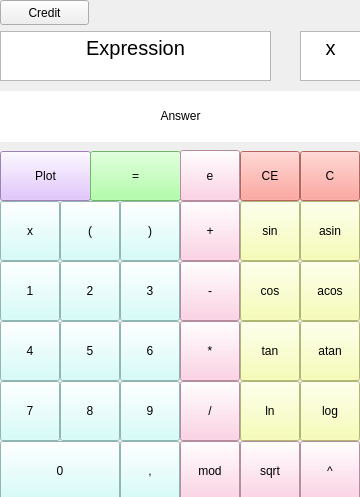
<?xml version="1.0" encoding="UTF-8"?>
<ui version="4.0">
 <class>MainWindow</class>
 <widget class="QMainWindow" name="MainWindow">
  <property name="geometry">
   <rect>
    <x>0</x>
    <y>0</y>
    <width>360</width>
    <height>497</height>
   </rect>
  </property>
  <property name="windowTitle">
   <string>MainWindow</string>
  </property>
  <widget class="QWidget" name="centralwidget">
   <widget class="QPushButton" name="pushButton_left_bracket">
    <property name="enabled">
     <bool>true</bool>
    </property>
    <property name="geometry">
     <rect>
      <x>60</x>
      <y>201</y>
      <width>60</width>
      <height>60</height>
     </rect>
    </property>
    <property name="minimumSize">
     <size>
      <width>60</width>
      <height>0</height>
     </size>
    </property>
    <property name="styleSheet">
     <string notr="true">background-color: rgb(202, 255, 251);
font: 75 20pt &quot;Ubuntu Mono&quot;;</string>
    </property>
    <property name="text">
     <string>(</string>
    </property>
   </widget>
   <widget class="QPushButton" name="pushButton_right_bracket">
    <property name="enabled">
     <bool>true</bool>
    </property>
    <property name="geometry">
     <rect>
      <x>120</x>
      <y>201</y>
      <width>60</width>
      <height>60</height>
     </rect>
    </property>
    <property name="minimumSize">
     <size>
      <width>60</width>
      <height>0</height>
     </size>
    </property>
    <property name="styleSheet">
     <string notr="true">background-color: rgb(202, 255, 251);
font: 75 20pt &quot;Ubuntu Mono&quot;;</string>
    </property>
    <property name="text">
     <string>)</string>
    </property>
   </widget>
   <widget class="QPushButton" name="pushButton_C">
    <property name="enabled">
     <bool>true</bool>
    </property>
    <property name="geometry">
     <rect>
      <x>300</x>
      <y>151</y>
      <width>60</width>
      <height>50</height>
     </rect>
    </property>
    <property name="minimumSize">
     <size>
      <width>50</width>
      <height>0</height>
     </size>
    </property>
    <property name="styleSheet">
     <string notr="true">font: 75 20pt &quot;Ubuntu Mono&quot;;
background-color: rgb(255, 141, 131);</string>
    </property>
    <property name="text">
     <string>C</string>
    </property>
   </widget>
   <widget class="QPushButton" name="pushButton_1">
    <property name="enabled">
     <bool>true</bool>
    </property>
    <property name="geometry">
     <rect>
      <x>0</x>
      <y>261</y>
      <width>60</width>
      <height>60</height>
     </rect>
    </property>
    <property name="minimumSize">
     <size>
      <width>60</width>
      <height>0</height>
     </size>
    </property>
    <property name="styleSheet">
     <string notr="true">background-color: rgb(202, 255, 251);
font: 75 20pt &quot;Ubuntu Mono&quot;;</string>
    </property>
    <property name="text">
     <string>1</string>
    </property>
   </widget>
   <widget class="QPushButton" name="pushButton_2">
    <property name="enabled">
     <bool>true</bool>
    </property>
    <property name="geometry">
     <rect>
      <x>60</x>
      <y>261</y>
      <width>60</width>
      <height>60</height>
     </rect>
    </property>
    <property name="minimumSize">
     <size>
      <width>60</width>
      <height>0</height>
     </size>
    </property>
    <property name="palette">
     <palette>
      <active>
       <colorrole role="Button">
        <brush brushstyle="SolidPattern">
         <color alpha="255">
          <red>202</red>
          <green>255</green>
          <blue>251</blue>
         </color>
        </brush>
       </colorrole>
       <colorrole role="Base">
        <brush brushstyle="SolidPattern">
         <color alpha="255">
          <red>202</red>
          <green>255</green>
          <blue>251</blue>
         </color>
        </brush>
       </colorrole>
       <colorrole role="Window">
        <brush brushstyle="SolidPattern">
         <color alpha="255">
          <red>202</red>
          <green>255</green>
          <blue>251</blue>
         </color>
        </brush>
       </colorrole>
      </active>
      <inactive>
       <colorrole role="Button">
        <brush brushstyle="SolidPattern">
         <color alpha="255">
          <red>202</red>
          <green>255</green>
          <blue>251</blue>
         </color>
        </brush>
       </colorrole>
       <colorrole role="Base">
        <brush brushstyle="SolidPattern">
         <color alpha="255">
          <red>202</red>
          <green>255</green>
          <blue>251</blue>
         </color>
        </brush>
       </colorrole>
       <colorrole role="Window">
        <brush brushstyle="SolidPattern">
         <color alpha="255">
          <red>202</red>
          <green>255</green>
          <blue>251</blue>
         </color>
        </brush>
       </colorrole>
      </inactive>
      <disabled>
       <colorrole role="Button">
        <brush brushstyle="SolidPattern">
         <color alpha="255">
          <red>202</red>
          <green>255</green>
          <blue>251</blue>
         </color>
        </brush>
       </colorrole>
       <colorrole role="Base">
        <brush brushstyle="SolidPattern">
         <color alpha="255">
          <red>202</red>
          <green>255</green>
          <blue>251</blue>
         </color>
        </brush>
       </colorrole>
       <colorrole role="Window">
        <brush brushstyle="SolidPattern">
         <color alpha="255">
          <red>202</red>
          <green>255</green>
          <blue>251</blue>
         </color>
        </brush>
       </colorrole>
      </disabled>
     </palette>
    </property>
    <property name="styleSheet">
     <string notr="true">background-color: rgb(202, 255, 251);
font: 75 20pt &quot;Ubuntu Mono&quot;;</string>
    </property>
    <property name="text">
     <string>2</string>
    </property>
   </widget>
   <widget class="QPushButton" name="pushButton_3">
    <property name="enabled">
     <bool>true</bool>
    </property>
    <property name="geometry">
     <rect>
      <x>120</x>
      <y>261</y>
      <width>60</width>
      <height>60</height>
     </rect>
    </property>
    <property name="minimumSize">
     <size>
      <width>60</width>
      <height>0</height>
     </size>
    </property>
    <property name="styleSheet">
     <string notr="true">background-color: rgb(202, 255, 251);
font: 75 20pt &quot;Ubuntu Mono&quot;;</string>
    </property>
    <property name="text">
     <string>3</string>
    </property>
   </widget>
   <widget class="QPushButton" name="pushButton_4">
    <property name="enabled">
     <bool>true</bool>
    </property>
    <property name="geometry">
     <rect>
      <x>0</x>
      <y>321</y>
      <width>60</width>
      <height>60</height>
     </rect>
    </property>
    <property name="minimumSize">
     <size>
      <width>60</width>
      <height>0</height>
     </size>
    </property>
    <property name="styleSheet">
     <string notr="true">background-color: rgb(202, 255, 251);
font: 75 20pt &quot;Ubuntu Mono&quot;;


</string>
    </property>
    <property name="text">
     <string>4</string>
    </property>
   </widget>
   <widget class="QPushButton" name="pushButton_5">
    <property name="enabled">
     <bool>true</bool>
    </property>
    <property name="geometry">
     <rect>
      <x>60</x>
      <y>321</y>
      <width>60</width>
      <height>60</height>
     </rect>
    </property>
    <property name="minimumSize">
     <size>
      <width>60</width>
      <height>0</height>
     </size>
    </property>
    <property name="styleSheet">
     <string notr="true">background-color: rgb(202, 255, 251);
font: 75 20pt &quot;Ubuntu Mono&quot;;</string>
    </property>
    <property name="text">
     <string>5</string>
    </property>
   </widget>
   <widget class="QPushButton" name="pushButton_6">
    <property name="enabled">
     <bool>true</bool>
    </property>
    <property name="geometry">
     <rect>
      <x>120</x>
      <y>321</y>
      <width>60</width>
      <height>60</height>
     </rect>
    </property>
    <property name="minimumSize">
     <size>
      <width>60</width>
      <height>0</height>
     </size>
    </property>
    <property name="styleSheet">
     <string notr="true">font: 75 20pt &quot;Ubuntu Mono&quot;;
background-color: rgb(202, 255, 251);</string>
    </property>
    <property name="text">
     <string>6</string>
    </property>
   </widget>
   <widget class="QPushButton" name="pushButton_7">
    <property name="enabled">
     <bool>true</bool>
    </property>
    <property name="geometry">
     <rect>
      <x>0</x>
      <y>381</y>
      <width>60</width>
      <height>60</height>
     </rect>
    </property>
    <property name="minimumSize">
     <size>
      <width>60</width>
      <height>0</height>
     </size>
    </property>
    <property name="styleSheet">
     <string notr="true">background-color: rgb(202, 255, 251);
font: 75 20pt &quot;Ubuntu Mono&quot;;</string>
    </property>
    <property name="text">
     <string>7</string>
    </property>
   </widget>
   <widget class="QPushButton" name="pushButton_8">
    <property name="enabled">
     <bool>true</bool>
    </property>
    <property name="geometry">
     <rect>
      <x>60</x>
      <y>381</y>
      <width>60</width>
      <height>60</height>
     </rect>
    </property>
    <property name="minimumSize">
     <size>
      <width>60</width>
      <height>0</height>
     </size>
    </property>
    <property name="styleSheet">
     <string notr="true">background-color: rgb(202, 255, 251);
font: 75 20pt &quot;Ubuntu Mono&quot;;</string>
    </property>
    <property name="text">
     <string>8</string>
    </property>
   </widget>
   <widget class="QPushButton" name="pushButton_9">
    <property name="enabled">
     <bool>true</bool>
    </property>
    <property name="geometry">
     <rect>
      <x>120</x>
      <y>381</y>
      <width>60</width>
      <height>60</height>
     </rect>
    </property>
    <property name="minimumSize">
     <size>
      <width>60</width>
      <height>0</height>
     </size>
    </property>
    <property name="styleSheet">
     <string notr="true">background-color: rgb(202, 255, 251);
font: 75 20pt &quot;Ubuntu Mono&quot;;</string>
    </property>
    <property name="text">
     <string>9</string>
    </property>
   </widget>
   <widget class="QPushButton" name="pushButton_0">
    <property name="enabled">
     <bool>true</bool>
    </property>
    <property name="geometry">
     <rect>
      <x>0</x>
      <y>441</y>
      <width>120</width>
      <height>60</height>
     </rect>
    </property>
    <property name="minimumSize">
     <size>
      <width>60</width>
      <height>0</height>
     </size>
    </property>
    <property name="styleSheet">
     <string notr="true">background-color: rgb(202, 255, 251);
font: 75 20pt &quot;Ubuntu Mono&quot;;</string>
    </property>
    <property name="text">
     <string>0</string>
    </property>
   </widget>
   <widget class="QPushButton" name="pushButton_dot">
    <property name="enabled">
     <bool>true</bool>
    </property>
    <property name="geometry">
     <rect>
      <x>120</x>
      <y>441</y>
      <width>60</width>
      <height>60</height>
     </rect>
    </property>
    <property name="minimumSize">
     <size>
      <width>60</width>
      <height>0</height>
     </size>
    </property>
    <property name="styleSheet">
     <string notr="true">background-color: rgb(202, 255, 251);
font: 75 20pt &quot;Ubuntu Mono&quot;;</string>
    </property>
    <property name="text">
     <string>,</string>
    </property>
   </widget>
   <widget class="QPushButton" name="pushButton_plus">
    <property name="enabled">
     <bool>true</bool>
    </property>
    <property name="geometry">
     <rect>
      <x>180</x>
      <y>201</y>
      <width>60</width>
      <height>60</height>
     </rect>
    </property>
    <property name="minimumSize">
     <size>
      <width>60</width>
      <height>0</height>
     </size>
    </property>
    <property name="styleSheet">
     <string notr="true">font: 75 20pt &quot;Ubuntu Mono&quot;;
background-color: rgb(255, 197, 222);</string>
    </property>
    <property name="text">
     <string>+</string>
    </property>
   </widget>
   <widget class="QPushButton" name="pushButton_minus">
    <property name="enabled">
     <bool>true</bool>
    </property>
    <property name="geometry">
     <rect>
      <x>180</x>
      <y>261</y>
      <width>60</width>
      <height>60</height>
     </rect>
    </property>
    <property name="minimumSize">
     <size>
      <width>60</width>
      <height>0</height>
     </size>
    </property>
    <property name="styleSheet">
     <string notr="true">background-color: rgb(255, 197, 222);
font: 75 20pt &quot;Ubuntu Mono&quot;;</string>
    </property>
    <property name="text">
     <string>-</string>
    </property>
   </widget>
   <widget class="QPushButton" name="pushButton_mul">
    <property name="enabled">
     <bool>true</bool>
    </property>
    <property name="geometry">
     <rect>
      <x>180</x>
      <y>321</y>
      <width>60</width>
      <height>60</height>
     </rect>
    </property>
    <property name="minimumSize">
     <size>
      <width>60</width>
      <height>0</height>
     </size>
    </property>
    <property name="styleSheet">
     <string notr="true">background-color: rgb(255, 197, 222);
font: 75 20pt &quot;Ubuntu Mono&quot;;</string>
    </property>
    <property name="text">
     <string>*</string>
    </property>
   </widget>
   <widget class="QPushButton" name="pushButton_div">
    <property name="enabled">
     <bool>true</bool>
    </property>
    <property name="geometry">
     <rect>
      <x>180</x>
      <y>381</y>
      <width>60</width>
      <height>60</height>
     </rect>
    </property>
    <property name="minimumSize">
     <size>
      <width>60</width>
      <height>0</height>
     </size>
    </property>
    <property name="styleSheet">
     <string notr="true">background-color: rgb(255, 197, 222);
font: 75 20pt &quot;Ubuntu Mono&quot;;</string>
    </property>
    <property name="text">
     <string>/</string>
    </property>
   </widget>
   <widget class="QPushButton" name="pushButton_mod">
    <property name="enabled">
     <bool>true</bool>
    </property>
    <property name="geometry">
     <rect>
      <x>180</x>
      <y>441</y>
      <width>60</width>
      <height>60</height>
     </rect>
    </property>
    <property name="minimumSize">
     <size>
      <width>60</width>
      <height>0</height>
     </size>
    </property>
    <property name="styleSheet">
     <string notr="true">background-color: rgb(255, 197, 222);
font: 75 20pt &quot;Ubuntu Mono&quot;;</string>
    </property>
    <property name="text">
     <string>mod</string>
    </property>
   </widget>
   <widget class="QPushButton" name="pushButton_tan">
    <property name="enabled">
     <bool>true</bool>
    </property>
    <property name="geometry">
     <rect>
      <x>240</x>
      <y>321</y>
      <width>60</width>
      <height>60</height>
     </rect>
    </property>
    <property name="minimumSize">
     <size>
      <width>60</width>
      <height>0</height>
     </size>
    </property>
    <property name="styleSheet">
     <string notr="true">font: 75 20pt &quot;Ubuntu Mono&quot;;
background-color: rgb(247, 255, 162);</string>
    </property>
    <property name="text">
     <string>tan</string>
    </property>
   </widget>
   <widget class="QPushButton" name="pushButton_ln">
    <property name="enabled">
     <bool>true</bool>
    </property>
    <property name="geometry">
     <rect>
      <x>240</x>
      <y>381</y>
      <width>60</width>
      <height>60</height>
     </rect>
    </property>
    <property name="minimumSize">
     <size>
      <width>60</width>
      <height>0</height>
     </size>
    </property>
    <property name="styleSheet">
     <string notr="true">font: 75 20pt &quot;Ubuntu Mono&quot;;
background-color: rgb(247, 255, 162);</string>
    </property>
    <property name="text">
     <string>ln</string>
    </property>
   </widget>
   <widget class="QPushButton" name="pushButton_sin">
    <property name="enabled">
     <bool>true</bool>
    </property>
    <property name="geometry">
     <rect>
      <x>240</x>
      <y>201</y>
      <width>60</width>
      <height>60</height>
     </rect>
    </property>
    <property name="minimumSize">
     <size>
      <width>60</width>
      <height>0</height>
     </size>
    </property>
    <property name="styleSheet">
     <string notr="true">font: 75 20pt &quot;Ubuntu Mono&quot;;
background-color: rgb(247, 255, 162);</string>
    </property>
    <property name="text">
     <string>sin</string>
    </property>
   </widget>
   <widget class="QPushButton" name="pushButton_cos">
    <property name="enabled">
     <bool>true</bool>
    </property>
    <property name="geometry">
     <rect>
      <x>240</x>
      <y>261</y>
      <width>60</width>
      <height>60</height>
     </rect>
    </property>
    <property name="minimumSize">
     <size>
      <width>60</width>
      <height>0</height>
     </size>
    </property>
    <property name="styleSheet">
     <string notr="true">font: 75 20pt &quot;Ubuntu Mono&quot;;
background-color: rgb(247, 255, 162);</string>
    </property>
    <property name="text">
     <string>cos</string>
    </property>
   </widget>
   <widget class="QPushButton" name="pushButton_atan">
    <property name="enabled">
     <bool>true</bool>
    </property>
    <property name="geometry">
     <rect>
      <x>300</x>
      <y>321</y>
      <width>60</width>
      <height>60</height>
     </rect>
    </property>
    <property name="minimumSize">
     <size>
      <width>60</width>
      <height>0</height>
     </size>
    </property>
    <property name="styleSheet">
     <string notr="true">font: 75 20pt &quot;Ubuntu Mono&quot;;
background-color: rgb(247, 255, 162);</string>
    </property>
    <property name="text">
     <string>atan</string>
    </property>
   </widget>
   <widget class="QPushButton" name="pushButton_log">
    <property name="enabled">
     <bool>true</bool>
    </property>
    <property name="geometry">
     <rect>
      <x>300</x>
      <y>381</y>
      <width>60</width>
      <height>60</height>
     </rect>
    </property>
    <property name="minimumSize">
     <size>
      <width>60</width>
      <height>0</height>
     </size>
    </property>
    <property name="styleSheet">
     <string notr="true">font: 75 20pt &quot;Ubuntu Mono&quot;;
background-color: rgb(247, 255, 162);</string>
    </property>
    <property name="text">
     <string>log</string>
    </property>
   </widget>
   <widget class="QPushButton" name="pushButton_asin">
    <property name="enabled">
     <bool>true</bool>
    </property>
    <property name="geometry">
     <rect>
      <x>300</x>
      <y>201</y>
      <width>60</width>
      <height>60</height>
     </rect>
    </property>
    <property name="minimumSize">
     <size>
      <width>60</width>
      <height>0</height>
     </size>
    </property>
    <property name="styleSheet">
     <string notr="true">font: 75 20pt &quot;Ubuntu Mono&quot;;
background-color: rgb(247, 255, 162);</string>
    </property>
    <property name="text">
     <string>asin</string>
    </property>
   </widget>
   <widget class="QPushButton" name="pushButton_acos">
    <property name="enabled">
     <bool>true</bool>
    </property>
    <property name="geometry">
     <rect>
      <x>300</x>
      <y>261</y>
      <width>60</width>
      <height>60</height>
     </rect>
    </property>
    <property name="minimumSize">
     <size>
      <width>60</width>
      <height>0</height>
     </size>
    </property>
    <property name="styleSheet">
     <string notr="true">font: 75 20pt &quot;Ubuntu Mono&quot;;
background-color: rgb(247, 255, 162);</string>
    </property>
    <property name="text">
     <string>acos</string>
    </property>
   </widget>
   <widget class="QPushButton" name="pushButton_pow">
    <property name="enabled">
     <bool>true</bool>
    </property>
    <property name="geometry">
     <rect>
      <x>300</x>
      <y>441</y>
      <width>60</width>
      <height>60</height>
     </rect>
    </property>
    <property name="minimumSize">
     <size>
      <width>60</width>
      <height>0</height>
     </size>
    </property>
    <property name="styleSheet">
     <string notr="true">background-color: rgb(255, 197, 222);
font: 75 20pt &quot;Ubuntu Mono&quot;;</string>
    </property>
    <property name="text">
     <string>^</string>
    </property>
   </widget>
   <widget class="QPushButton" name="pushButton_sqrt">
    <property name="enabled">
     <bool>true</bool>
    </property>
    <property name="geometry">
     <rect>
      <x>240</x>
      <y>441</y>
      <width>60</width>
      <height>60</height>
     </rect>
    </property>
    <property name="minimumSize">
     <size>
      <width>60</width>
      <height>0</height>
     </size>
    </property>
    <property name="styleSheet">
     <string notr="true">background-color: rgb(255, 197, 222);
font: 75 20pt &quot;Ubuntu Mono&quot;;</string>
    </property>
    <property name="text">
     <string>sqrt</string>
    </property>
   </widget>
   <widget class="QPushButton" name="pushButton_x">
    <property name="enabled">
     <bool>true</bool>
    </property>
    <property name="geometry">
     <rect>
      <x>0</x>
      <y>201</y>
      <width>60</width>
      <height>60</height>
     </rect>
    </property>
    <property name="minimumSize">
     <size>
      <width>60</width>
      <height>0</height>
     </size>
    </property>
    <property name="styleSheet">
     <string notr="true">background-color: rgb(202, 255, 251);
font: 75 20pt &quot;Ubuntu Mono&quot;;</string>
    </property>
    <property name="text">
     <string>x</string>
    </property>
   </widget>
   <widget class="QTextEdit" name="textEdit_expr">
    <property name="geometry">
     <rect>
      <x>0</x>
      <y>31</y>
      <width>271</width>
      <height>50</height>
     </rect>
    </property>
    <property name="styleSheet">
     <string notr="true">QLabel {
  qproperty-alignment: 'AlignVCenter | AlignRight';
  border: 1px solid gray;
}

background-color : white;
font: 75 15pt &quot;Ubuntu&quot;;</string>
    </property>
    <property name="html">
     <string>&lt;!DOCTYPE HTML PUBLIC &quot;-//W3C//DTD HTML 4.0//EN&quot; &quot;http://www.w3.org/TR/REC-html40/strict.dtd&quot;&gt;
&lt;html&gt;&lt;head&gt;&lt;meta name=&quot;qrichtext&quot; content=&quot;1&quot; /&gt;&lt;style type=&quot;text/css&quot;&gt;
p, li { white-space: pre-wrap; }
&lt;/style&gt;&lt;/head&gt;&lt;body style=&quot; font-family:'Ubuntu'; font-size:11pt; font-weight:400; font-style:normal;&quot;&gt;
&lt;p align=&quot;center&quot; style=&quot; margin-top:0px; margin-bottom:0px; margin-left:0px; margin-right:0px; -qt-block-indent:0; text-indent:0px;&quot;&gt;&lt;span style=&quot; font-size:15pt; font-weight:72;&quot;&gt;Expression&lt;/span&gt;&lt;/p&gt;&lt;/body&gt;&lt;/html&gt;</string>
    </property>
   </widget>
   <widget class="QLabel" name="label_answer">
    <property name="geometry">
     <rect>
      <x>0</x>
      <y>91</y>
      <width>361</width>
      <height>51</height>
     </rect>
    </property>
    <property name="styleSheet">
     <string notr="true"> qproperty-alignment: 'AlignVCenter | AlignRight';
font: 75 15pt &quot;Ubuntu&quot;;
background-color: rgb(255, 255, 255);

</string>
    </property>
    <property name="text">
     <string>&lt;html&gt;&lt;head/&gt;&lt;body&gt;&lt;p align=&quot;center&quot;&gt;Answer&lt;/p&gt;&lt;/body&gt;&lt;/html&gt;</string>
    </property>
   </widget>
   <widget class="QTextEdit" name="textEdit_x">
    <property name="geometry">
     <rect>
      <x>300</x>
      <y>31</y>
      <width>61</width>
      <height>50</height>
     </rect>
    </property>
    <property name="styleSheet">
     <string notr="true">font: 75 15pt &quot;Ubuntu&quot;;</string>
    </property>
    <property name="html">
     <string>&lt;!DOCTYPE HTML PUBLIC &quot;-//W3C//DTD HTML 4.0//EN&quot; &quot;http://www.w3.org/TR/REC-html40/strict.dtd&quot;&gt;
&lt;html&gt;&lt;head&gt;&lt;meta name=&quot;qrichtext&quot; content=&quot;1&quot; /&gt;&lt;style type=&quot;text/css&quot;&gt;
p, li { white-space: pre-wrap; }
&lt;/style&gt;&lt;/head&gt;&lt;body style=&quot; font-family:'Ubuntu'; font-size:15pt; font-weight:72; font-style:normal;&quot;&gt;
&lt;p align=&quot;center&quot; style=&quot; margin-top:0px; margin-bottom:0px; margin-left:0px; margin-right:0px; -qt-block-indent:0; text-indent:0px;&quot;&gt;x&lt;/p&gt;&lt;/body&gt;&lt;/html&gt;</string>
    </property>
   </widget>
   <widget class="QPushButton" name="pushButton_plot">
    <property name="geometry">
     <rect>
      <x>0</x>
      <y>151</y>
      <width>91</width>
      <height>50</height>
     </rect>
    </property>
    <property name="styleSheet">
     <string notr="true">font: 75 20pt &quot;Ubuntu Mono&quot;;
background-color: rgb(218, 180, 255);</string>
    </property>
    <property name="text">
     <string>Plot</string>
    </property>
   </widget>
   <widget class="QPushButton" name="pushButton_eq">
    <property name="geometry">
     <rect>
      <x>90</x>
      <y>151</y>
      <width>91</width>
      <height>50</height>
     </rect>
    </property>
    <property name="styleSheet">
     <string notr="true">font: 75 20pt &quot;Ubuntu Mono&quot;;
background-color: rgb(154, 255, 143);</string>
    </property>
    <property name="text">
     <string>=</string>
    </property>
   </widget>
   <widget class="QPushButton" name="pushButton_CE">
    <property name="enabled">
     <bool>true</bool>
    </property>
    <property name="geometry">
     <rect>
      <x>240</x>
      <y>151</y>
      <width>60</width>
      <height>50</height>
     </rect>
    </property>
    <property name="minimumSize">
     <size>
      <width>50</width>
      <height>0</height>
     </size>
    </property>
    <property name="styleSheet">
     <string notr="true">font: 75 20pt &quot;Ubuntu Mono&quot;;
background-color: rgb(255, 141, 131);</string>
    </property>
    <property name="text">
     <string>CE</string>
    </property>
   </widget>
   <widget class="QPushButton" name="pushButton_e">
    <property name="enabled">
     <bool>true</bool>
    </property>
    <property name="geometry">
     <rect>
      <x>180</x>
      <y>150</y>
      <width>60</width>
      <height>51</height>
     </rect>
    </property>
    <property name="minimumSize">
     <size>
      <width>60</width>
      <height>0</height>
     </size>
    </property>
    <property name="styleSheet">
     <string notr="true">font: 75 20pt &quot;Ubuntu Mono&quot;;
background-color: rgb(255, 197, 222);</string>
    </property>
    <property name="text">
     <string>e</string>
    </property>
   </widget>
   <widget class="QPushButton" name="pushButton">
    <property name="geometry">
     <rect>
      <x>0</x>
      <y>0</y>
      <width>89</width>
      <height>25</height>
     </rect>
    </property>
    <property name="text">
     <string>Credit</string>
    </property>
   </widget>
   <zorder>pushButton_plot</zorder>
   <zorder>pushButton_eq</zorder>
   <zorder>pushButton_mod</zorder>
   <zorder>pushButton_left_bracket</zorder>
   <zorder>pushButton_right_bracket</zorder>
   <zorder>pushButton_C</zorder>
   <zorder>pushButton_1</zorder>
   <zorder>pushButton_2</zorder>
   <zorder>pushButton_3</zorder>
   <zorder>pushButton_4</zorder>
   <zorder>pushButton_5</zorder>
   <zorder>pushButton_6</zorder>
   <zorder>pushButton_7</zorder>
   <zorder>pushButton_8</zorder>
   <zorder>pushButton_9</zorder>
   <zorder>pushButton_0</zorder>
   <zorder>pushButton_dot</zorder>
   <zorder>pushButton_plus</zorder>
   <zorder>pushButton_minus</zorder>
   <zorder>pushButton_mul</zorder>
   <zorder>pushButton_div</zorder>
   <zorder>pushButton_tan</zorder>
   <zorder>pushButton_ln</zorder>
   <zorder>pushButton_sin</zorder>
   <zorder>pushButton_cos</zorder>
   <zorder>pushButton_atan</zorder>
   <zorder>pushButton_log</zorder>
   <zorder>pushButton_asin</zorder>
   <zorder>pushButton_acos</zorder>
   <zorder>pushButton_pow</zorder>
   <zorder>pushButton_sqrt</zorder>
   <zorder>pushButton_x</zorder>
   <zorder>textEdit_expr</zorder>
   <zorder>label_answer</zorder>
   <zorder>textEdit_x</zorder>
   <zorder>pushButton_CE</zorder>
   <zorder>pushButton_e</zorder>
   <zorder>pushButton</zorder>
  </widget>
 </widget>
 <resources/>
 <connections/>
</ui>
